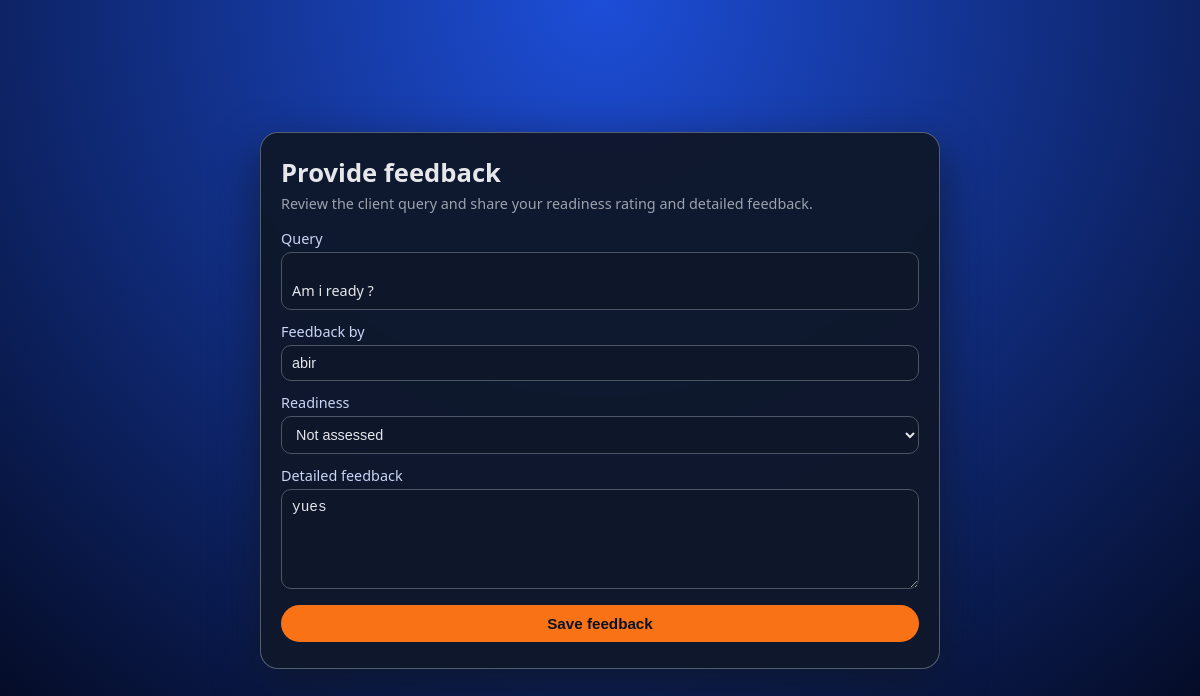
Page /feedback.php?id=1 (signed in) on the committed database.
### tables this page shows
CREATE TABLE `queries` (
  `id` int(10) UNSIGNED NOT NULL,
  `client_id` int(10) UNSIGNED NOT NULL,
  `text` text NOT NULL,
  `status` enum('Pending','Replied') NOT NULL DEFAULT 'Pending',
  `readiness` enum('Not ready','Almost ready','Ready') NOT NULL DEFAULT 'Not ready',
  `feedback_by` int(10) UNSIGNED DEFAULT NULL,
  `detailed_feedback` text DEFAULT NULL,
  `created_at` timestamp NOT NULL DEFAULT current_timestamp(),
  `updated_at` timestamp NULL DEFAULT NULL ON UPDATE current_timestamp()
);

CREATE TABLE `users` (
  `id` int(10) UNSIGNED NOT NULL,
  `full_name` varchar(100) NOT NULL,
  `email` varchar(191) NOT NULL,
  `password` varchar(255) NOT NULL,
  `role` enum('client','specialist','admin') NOT NULL DEFAULT 'client',
  `created_at` timestamp NOT NULL DEFAULT current_timestamp()
);

### feedback.php (the view, shortened to what this page needs)
<?php
require_once "connect.php";
$queryId = isset($_GET['id']) ? (int)$_GET['id'] : 0;
$stmt = $mysqli->prepare(
    "SELECT q.text, q.readiness, q.detailed_feedback, u.full_name AS specialist_name
     FROM queries q
     LEFT JOIN users u ON q.feedback_by = u.id
     WHERE q.id = ?"
);
$stmt->bind_param("i", $queryId);
$stmt->execute();
$res = $stmt->get_result();
$query = $res->fetch_assoc();
$queryText   = $query['text'];
$currentRead = $query['readiness'] ?: "Not assessed";
$currentDet  = $query['detailed_feedback'] ?? "";
$fbByName    = $query['specialist_name'] ?? "";
?>
<!DOCTYPE html>
<html lang="en">
<head>
  <link rel="stylesheet" href="feedback.css">
</head>
<body>
  <div class="update-wrapper">
    <form class="update-card" id="feedbackForm" method="post" action="feedback.php">
      <h1 class="update-title">Provide feedback</h1>
      <p class="update-subtitle">
        Review the client query and share your readiness rating and detailed feedback.
      </p>
      <div class="field read-only">
        <span>Query</span>
        <p id="fbQueryText" class="readonly-box">
          <?php echo nl2br(htmlspecialchars($queryText)); ?>
        </p>
      </div>
      <label class="field">
        <span>Feedback by</span>
        <input type="text"
               id="fbBy"
               value="<?php echo htmlspecialchars($fbByName); ?>"
               placeholder="Your name (specialist)"
               readonly>
      </label>
      <label class="field">
        <span>Readiness</span>
        <select id="fbReadiness" name="readiness">
          <?php
            $options = ["Not assessed", "Not ready", "Almost ready", "Ready"];
            foreach ($options as $opt):
          ?>
            <option value="<?php echo $opt; ?>"
              <?php if ($currentRead === $opt) echo "selected"; ?>>
              <?php echo $opt; ?>
            </option>
          <?php endforeach; ?>
        </select>
      </label>
      <label class="field field-textarea">
        <span>Detailed feedback</span>
        <textarea
          id="fbDetail"
          name="detail"
          placeholder="Explain what the client is doing well and what to improve."
        ><?php echo htmlspecialchars($currentDet); ?></textarea>
      </label>
      <button type="submit" class="primary-btn">Save feedback</button>
    </form>
  </div>
</body>
</html>

### feedback.css (style rules this page uses)
*, *::before, *::after { box-sizing: border-box; margin: 0; padding: 0; }
body { font-family: system-ui, -apple-system, BlinkMacSystemFont, "Segoe UI", sans-serif; background: radial-gradient(circle at top, #1d4ed8, #020617); min-height: 100vh; display: flex; align-items: center; justify-content: center; color: #e5e7eb; }
.update-wrapper { width: 100%; max-width: 720px; padding: 20px; }
.update-card { background: rgba(15, 23, 42, 0.96); border-radius: 18px; padding: 22px 20px 26px; border: 1px solid rgba(148, 163, 184, 0.5); box-shadow: 0 18px 45px rgba(15, 23, 42, 0.8); }
.update-title { font-size: 1.6rem; margin-bottom: 4px; }
.update-subtitle { font-size: 0.9rem; color: #9ca3af; margin-bottom: 16px; }
.field { display: flex; flex-direction: column; gap: 4px; margin-bottom: 12px; font-size: 0.9rem; }
.field span { color: #cbd5f5; }
.field input, .field textarea, .field select { padding: 9px 10px; border-radius: 10px; border: 1px solid #4b5563; background: rgba(15, 23, 42, 0.9); color: #e5e7eb; outline: none; font-size: 0.9rem; }
.field textarea { min-height: 100px; resize: vertical; }
.read-only .readonly-box { padding: 9px 10px; border-radius: 10px; border: 1px solid #4b5563; background: rgba(15, 23, 42, 0.9); color: #e5e7eb; font-size: 0.9rem; white-space: pre-line; }
.primary-btn { width: 100%; margin-top: 4px; padding: 10px; border-radius: 999px; border: none; background: #f97316; color: #0b1120; font-weight: 600; cursor: pointer; font-size: 0.95rem; }

### rows in the picture
queries: text "Am i ready ?", feedback_by.full_name "abir", readiness "Not assessed", detail "yues"
